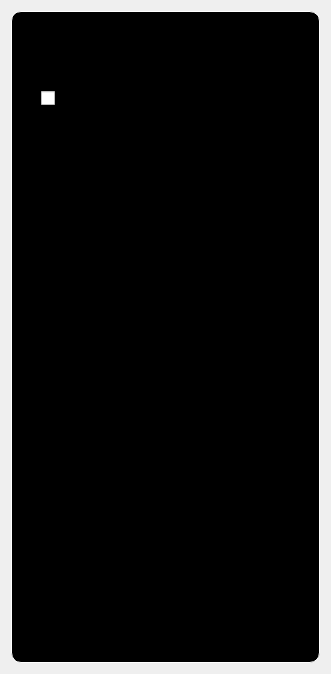
                    <widget class="QWidget" name="tradeupStackedOverview">
                     <property name="styleSheet">
                      <string notr="true">#tradeupStackedOverview{
	background-color: rgb(0, 0, 0);
}
</string>
                     </property>
                     <layout class="QVBoxLayout" name="verticalLayout_85">
                      <item>
                       <widget class="QWidget" name="tradeupOverview" native="true">
                        <property name="styleSheet">
                         <string notr="true">#tradeupOverview{
	background-color: rgb(0, 0, 0);
	border: 1px solid white;
	border-radius: 10px
}
</string>
                        </property>
                        <layout class="QVBoxLayout" name="verticalLayout_86">
                         <item alignment="Qt::AlignTop">
                          <widget class="QWidget" name="widget_16" native="true">
                           <property name="styleSheet">
                            <string notr="true"/>
                           </property>
                           <layout class="QVBoxLayout" name="verticalLayout_87">
                            <property name="leftMargin">
                             <number>0</number>
                            </property>
                            <property name="topMargin">
                             <number>0</number>
                            </property>
                            <property name="rightMargin">
                             <number>0</number>
                            </property>
                            <property name="bottomMargin">
                             <number>0</number>
                            </property>
                            <item alignment="Qt::AlignTop">
                             <widget class="QLabel" name="label_14">
                              <property name="font">
                               <font>
                                <family>SystemHud</family>
                                <pointsize>20</pointsize>
                                <weight>50</weight>
                                <bold>false</bold>
                                <underline>true</underline>
                               </font>
                              </property>
                              <property name="styleSheet">
                               <string notr="true">padding-left:0</string>
                              </property>
                              <property name="text">
                               <string>Tradeup Overview</string>
                              </property>
                             </widget>
                            </item>
                            <item>
                             <widget class="QWidget" name="widget_17" native="true">
                              <property name="styleSheet">
                               <string notr="true"/>
                              </property>
                              <layout class="QVBoxLayout" name="verticalLayout_65">
                               <item>
                                <widget class="QCheckBox" name="favouriteTradeupCheckbox">
                                 <property name="font">
                                  <font>
                                   <family>SystemHud</family>
                                   <pointsize>15</pointsize>
                                   <weight>50</weight>
                                   <bold>false</bold>
                                  </font>
                                 </property>
                                 <property name="styleSheet">
                                  <string notr="true">padding: 12</string>
                                 </property>
                                 <property name="text">
                                  <string>Favourite</string>
                                 </property>
                                </widget>
                               </item>
                               <item>
                                <widget class="QWidget" name="widget_2" native="true">
                                 <property name="styleSheet">
                                  <string notr="true">padding: 0</string>
                                 </property>
                                 <layout class="QHBoxLayout" name="horizontalLayout_19">
                                  <item>
                                   <widget class="QLabel" name="label_6">
                                    <property name="font">
                                     <font>
                                      <family>SystemHud</family>
                                      <pointsize>15</pointsize>
                                      <weight>50</weight>
                                      <bold>false</bold>
                                     </font>
                                    </property>
                                    <property name="text">
                                     <string>Date</string>
                                    </property>
                                   </widget>
                                  </item>
                                  <item>
                                   <widget class="QLabel" name="tradeupDateFound">
                                    <property name="font">
                                     <font>
                                      <family>SystemHud</family>
                                      <pointsize>15</pointsize>
                                      <weight>50</weight>
                                      <bold>false</bold>
                                     </font>
                                    </property>
                                    <property name="text">
                                     <string>0</string>
                                    </property>
                                   </widget>
                                  </item>
                                 </layout>
                                </widget>
                               </item>
                               <item>
                                <widget class="QWidget" name="widget_21" native="true">
                                 <property name="styleSheet">
                                  <string notr="true">padding: 0</string>
                                 </property>
                                 <layout class="QHBoxLayout" name="horizontalLayout_36">
                                  <item>
                                   <widget class="QLabel" name="label_8">
                                    <property name="font">
                                     <font>
                                      <family>SystemHud</family>
                                      <pointsize>15</pointsize>
                                      <weight>50</weight>
                                      <bold>false</bold>
                                     </font>
                                    </property>
                                    <property name="text">
                                     <string>Device</string>
                                    </property>
                                   </widget>
                                  </item>
                                  <item>
                                   <widget class="QLabel" name="tradeupDeviceUsed">
                                    <property name="font">
                                     <font>
                                      <family>SystemHud</family>
                                      <pointsize>15</pointsize>
                                      <weight>50</weight>
                                      <bold>false</bold>
                                     </font>
                                    </property>
                                    <property name="text">
                                     <string>0</string>
                                    </property>
                                   </widget>
                                  </item>
                                 </layout>
                                </widget>
                               </item>
                               <item>
                                <widget class="QWidget" name="widget_9" native="true">
                                 <property name="styleSheet">
                                  <string notr="true">padding: 0</string>
                                 </property>
                                 <layout class="QHBoxLayout" name="horizontalLayout_27">
                                  <item>
                                   <widget class="QLabel" name="label_19">
                                    <property name="font">
                                     <font>
                                      <family>SystemHud</family>
                                      <pointsize>15</pointsize>
                                      <weight>50</weight>
                                      <bold>false</bold>
                                     </font>
                                    </property>
                                    <property name="text">
                                     <string>Category</string>
                                    </property>
                                   </widget>
                                  </item>
                                  <item>
                                   <widget class="QLabel" name="tradeupCategory">
                                    <property name="font">
                                     <font>
                                      <family>SystemHud</family>
                                      <pointsize>15</pointsize>
                                      <weight>50</weight>
                                      <bold>false</bold>
                                     </font>
                                    </property>
                                    <property name="text">
                                     <string>0</string>
                                    </property>
                                   </widget>
                                  </item>
                                 </layout>
                                </widget>
                               </item>
                               <item>
                                <widget class="QWidget" name="widget_22" native="true">
                                 <property name="styleSheet">
                                  <string notr="true">padding: 0</string>
                                 </property>
                                 <layout class="QHBoxLayout" name="horizontalLayout_28">
                                  <item>
                                   <widget class="QLabel" name="label_21">
                                    <property name="font">
                                     <font>
                                      <family>SystemHud</family>
                                      <pointsize>15</pointsize>
                                      <weight>50</weight>
                                      <bold>false</bold>
                                     </font>
                                    </property>
                                    <property name="text">
                                     <string>Grade</string>
                                    </property>
                                   </widget>
                                  </item>
                                  <item>
                                   <widget class="QLabel" name="tradeupGrade">
                                    <property name="font">
                                     <font>
                                      <family>SystemHud</family>
                                      <pointsize>15</pointsize>
                                      <weight>50</weight>
                                      <bold>false</bold>
                                     </font>
                                    </property>
                                    <property name="text">
                                     <string>0</string>
                                    </property>
                                   </widget>
                                  </item>
                                 </layout>
                                </widget>
                               </item>
                               <item>
                                <widget class="QWidget" name="widget_25" native="true">
                                 <property name="styleSheet">
                                  <string notr="true">padding: 0</string>
                                 </property>
                                 <layout class="QHBoxLayout" name="horizontalLayout_30">
                                  <item>
                                   <widget class="QLabel" name="label_23">
                                    <property name="font">
                                     <font>
                                      <family>SystemHud</family>
                                      <pointsize>15</pointsize>
                                      <weight>50</weight>
                                      <bold>false</bold>
                                     </font>
                                    </property>
                                    <property name="text">
                                     <string>Outputs</string>
                                    </property>
                                   </widget>
                                  </item>
                                  <item>
                                   <widget class="QLabel" name="tradeupOutputs">
                                    <property name="font">
                                     <font>
                                      <family>SystemHud</family>
                                      <pointsize>15</pointsize>
                                      <weight>50</weight>
                                      <bold>false</bold>
                                     </font>
                                    </property>
                                    <property name="text">
                                     <string>0</string>
                                    </property>
                                   </widget>
                                  </item>
                                 </layout>
                                </widget>
                               </item>
                               <item>
                                <widget class="QWidget" name="widget_24" native="true">
                                 <property name="styleSheet">
                                  <string notr="true">padding: 0</string>
                                 </property>
                                 <layout class="QHBoxLayout" name="horizontalLayout_31">
                                  <item>
                                   <widget class="QLabel" name="label_24">
                                    <property name="font">
                                     <font>
                                      <family>SystemHud</family>
                                      <pointsize>15</pointsize>
                                      <weight>50</weight>
                                      <bold>false</bold>
                                     </font>
                                    </property>
                                    <property name="text">
                                     <string>Profitability</string>
                                    </property>
                                   </widget>
                                  </item>
                                  <item>
                                   <widget class="QLabel" name="tradeupProfitability">
                                    <property name="font">
                                     <font>
                                      <family>SystemHud</family>
                                      <pointsize>15</pointsize>
                                      <weight>50</weight>
                                      <bold>false</bold>
                                     </font>
                                    </property>
                                    <property name="text">
                                     <string>0</string>
                                    </property>
                                   </widget>
                                  </item>
                                 </layout>
                                </widget>
                               </item>
                               <item>
                                <widget class="QWidget" name="widget_23" native="true">
                                 <property name="styleSheet">
                                  <string notr="true">padding: 0</string>
                                 </property>
                                 <layout class="QHBoxLayout" name="horizontalLayout_32">
                                  <item>
                                   <widget class="QLabel" name="label_25">
                                    <property name="font">
                                     <font>
                                      <family>SystemHud</family>
                                      <pointsize>15</pointsize>
                                      <weight>50</weight>
                                      <bold>false</bold>
                                     </font>
                                    </property>
                                    <property name="text">
                                     <string>Chance To Profit</string>
                                    </property>
                                   </widget>
                                  </item>
                                  <item>
                                   <widget class="QLabel" name="tradeupChanceToProfit">
                                    <property name="font">
                                     <font>
                                      <family>SystemHud</family>
                                      <pointsize>15</pointsize>
                                      <weight>50</weight>
                                      <bold>false</bold>
                                     </font>
                                    </property>
                                    <property name="text">
                                     <string>0</string>
                                    </property>
                                   </widget>
                                  </item>
                                 </layout>
                                </widget>
                               </item>
                               <item>
                                <widget class="QWidget" name="widget_26" native="true">
                                 <property name="styleSheet">
                                  <string notr="true">padding: 0</string>
                                 </property>
                                 <layout class="QHBoxLayout" name="horizontalLayout_33">
                                  <item>
                                   <widget class="QLabel" name="label_27">
                                    <property name="font">
                                     <font>
                                      <family>SystemHud</family>
                                      <pointsize>15</pointsize>
                                      <weight>50</weight>
                                      <bold>false</bold>
                                     </font>
                                    </property>
                                    <property name="text">
                                     <string>Cost</string>
                                    </property>
                                   </widget>
                                  </item>
                                  <item>
                                   <widget class="QLabel" name="tradeupTotalInputCost">
                                    <property name="font">
                                     <font>
                                      <family>SystemHud</family>
                                      <pointsize>15</pointsize>
                                      <weight>50</weight>
                                      <bold>false</bold>
                                     </font>
                                    </property>
                                    <property name="text">
                                     <string>0</string>
                                    </property>
                                   </widget>
                                  </item>
                                 </layout>
                                </widget>
                               </item>
                               <item>
                                <widget class="QWidget" name="widget_14" native="true">
                                 <property name="styleSheet">
                                  <string notr="true">padding: 0</string>
                                 </property>
                                 <layout class="QHBoxLayout" name="horizontalLayout_34">
                                  <item>
                                   <widget class="QLabel" name="label_31">
                                    <property name="font">
                                     <font>
                                      <family>SystemHud</family>
                                      <pointsize>15</pointsize>
                                      <weight>50</weight>
                                      <bold>false</bold>
                                     </font>
                                    </property>
                                    <property name="text">
                                     <string>Average Float</string>
                                    </property>
                                   </widget>
                                  </item>
                                  <item>
                                   <widget class="QLabel" name="tradeupAvgInputFloat">
                                    <property name="font">
                                     <font>
                                      <family>SystemHud</family>
                                      <pointsize>15</pointsize>
                                      <weight>50</weight>
                                      <bold>false</bold>
                                     </font>
                                    </property>
                                    <property name="text">
                                     <string>0</string>
                                    </property>
                                   </widget>
                                  </item>
                                 </layout>
                                </widget>
                               </item>
                               <item>
                                <widget class="QWidget" name="widget_29" native="true">
                                 <property name="styleSheet">
                                  <string notr="true">padding: 0</string>
                                 </property>
                                 <layout class="QHBoxLayout" name="horizontalLayout_45">
                                  <item>
                                   <widget class="QLabel" name="label_30">
                                    <property name="font">
                                     <font>
                                      <family>SystemHud</family>
                                      <pointsize>15</pointsize>
                                      <weight>50</weight>
                                      <bold>false</bold>
                                     </font>
                                    </property>
                                    <property name="text">
                                     <string>Normalized average float</string>
                                    </property>
                                   </widget>
                                  </item>
                                  <item>
                                   <widget class="QLabel" name="tradeupNormalizedAvgFloat">
                                    <property name="font">
                                     <font>
                                      <family>SystemHud</family>
                                      <pointsize>15</pointsize>
                                      <weight>50</weight>
                                      <bold>false</bold>
                                     </font>
                                    </property>
                                    <property name="text">
                                     <string>0</string>
                                    </property>
                                   </widget>
                                  </item>
                                 </layout>
                                </widget>
                               </item>
                              </layout>
                             </widget>
                            </item>
                           </layout>
                          </widget>
                         </item>
                        </layout>
                       </widget>
                      </item>
                     </layout>
                    </widget>
